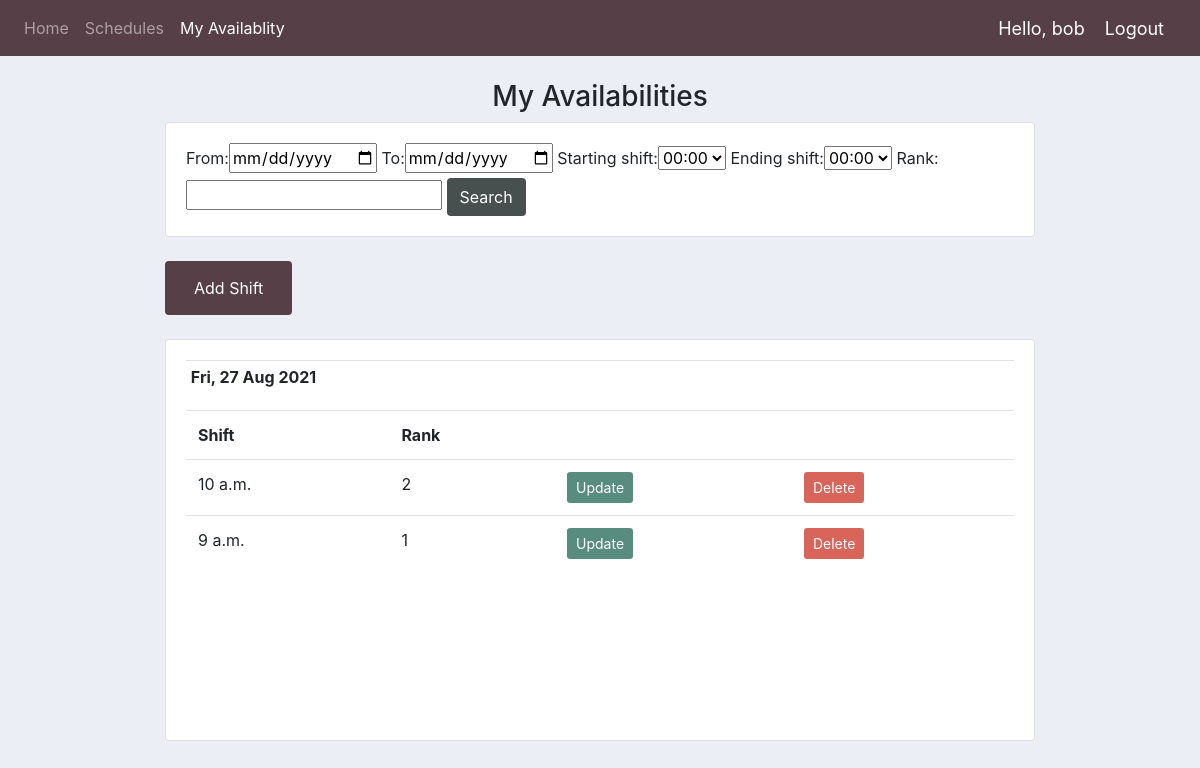
The app's page /account/myavailability/ (signed in) with its own data.
### account/models.py (models this page shows, shortened)
class Availability(models.Model):
    user = models.ForeignKey(User, null=True,  on_delete=models.CASCADE)
    date = models.DateField(default=timezone.now)
    shift = models.TimeField(default=dt.time(00, 00), auto_now=False, auto_now_add=False)
    rank = models.IntegerField(default=0, blank=False, validators=[MinValueValidator(1), MaxValueValidator(24)])
    class Meta:
        unique_together = (("user", "date", "shift"), ("user", "date", "rank"))

### account/views.py (the view)
# urls.py: path('myavailability/', views.myavailability, name="myavailability"),
@login_required(login_url='login')
def myavailability(request):
    user = request.user
    availability_list = Availability.objects.filter(user = request.user).order_by('-date','-shift')
    availability_date_list = []
    myFilter = AvailabilityFilter(request.GET, queryset=availability_list)
    availability_list = myFilter.qs
    for i in availability_list:
        if i.date not in availability_date_list:
            availability_date_list.append(i.date)
    context = {'availability_list': availability_list,
        'availability_date_list': availability_date_list,  'myFilter': myFilter, 'user':user}
    return render(request, 'account/myavailability.html', context)

### account/templates/account/myavailability.html
{%  extends 'account/index.html' %}
{% block content %}
<br>
<h3> My Availabilities</h3>
<div class="row justify-content-center">
    <div class="col-lg-9">
        <div class="col-lg-12" style="margin: 0; padding: 0;">
            <div class="card card-body">
                <form method="get">
                    {{myFilter.form}}
                    <button class="btn" style='background: #484f4f; color: white;' type="submit">Search</button>
                </form>
            </div>
        </div><br>
        <div class="col-lg-9 align-self-center" style="margin: 0; padding: 0;">
            <button class="btn" style='margin: auto; background: #563f46;'>
                <a class="nav-link" style="color: white" href="{% url 'shiftavailability'%}">Add Shift</a>
            </button>
        </div>
    </div>
</div>
<br>
<div class="row justify-content-center">
    <div class="col-lg-9">
        <div class="card card-body">
            <div style="overflow: auto; height: 45vh;">
                {% if availability_date_list|length > 0 %}
                    {% for d in availability_date_list %}
                        <table class="table table-sm">
                            <tr>
                                <th>{{d|date:"D, j M Y"}}</th>
                            </tr>
                            <table class="table">
                                <tr>
                                    <th>Shift</th>
                                    <th>Rank</th>
                                    <th></th>
                                    <th></th>
                                </tr>
                                {% for i in availability_list %}
                                {% if i.date == d %}
                                    <tr>
                                        <td>{{i.shift}}</td>
                                        <td>{{i.rank}}</td>
                                        <td><a class="btn btn-sm" style='background: #588c7e; color: white;' href="{% url 'update_availability' i.id %}">Update</a></li></td>
                                        <td><a class="btn btn-sm" style='background: #d96459; color: white;' href="{% url 'delete_availability' i.id %}">Delete</a></td>
                                    </tr>
                                    {% endif %}
                                {% endfor %}
                            </table>
                        </table>
                    {% endfor %}
                {% else %}
                    <p>No shift availabilites added yet</p>
                {% endif %}
            </div>
        </div>
    </div>
</div>
{% endblock %}

### account/templates/account/navbar.html (shortened to what this page needs)
{% load static %}
{% url 'index' as index %}
{% url 'myavailability' as myavailability %}
{% url 'view_schedules' as view_schedules %}
<nav class="navbar navbar-expand-lg navbar-dark">
   <div class="collapse navbar-collapse" id="navbarNav">
     <ul class="navbar-nav">
       <li class="nav-item {% if request.path == index %} active {%endif%}">
        <a class="nav-link" href="{% url 'index' %}">Home</a>
       </li>
       <li class="nav-item {% if request.path == view_schedules %} active {%endif%}">
        <a class="nav-link" href="{% url 'view_schedules' %}">Schedules</a>
       </li>
       <li class="nav-item {% if request.path == myavailability %} active {%endif%}">
        <a class="nav-link" href="{% url 'myavailability' %}">My Availablity</a>
       </li>
     </ul>
   </div>
   <span class="hello-msg">Hello, {{request.user}}</span>
   <span ><a class="hello-msg logout" href="{% url 'logout' %}">Logout</a></span>
 </nav>

### account/static/account/css/main.css (style rules this page uses)
body { background-color: #ebeff5; }
h3 { text-align: center; }
.active { color: white; }

### account/templates/account/navbar.html (style rules this page uses)
.hello-msg { font-size: 18px; color: #fff; margin-right: 20px; }
.navbar { background: #563f46 ; }

### records on screen
Availability: availability_date_list "Fri, 27 Aug 2021", shift "10 a.m.", rank "2"
Availability: shift "9 a.m.", rank "1"

### other values on screen
{{ request.user }} "bob"
